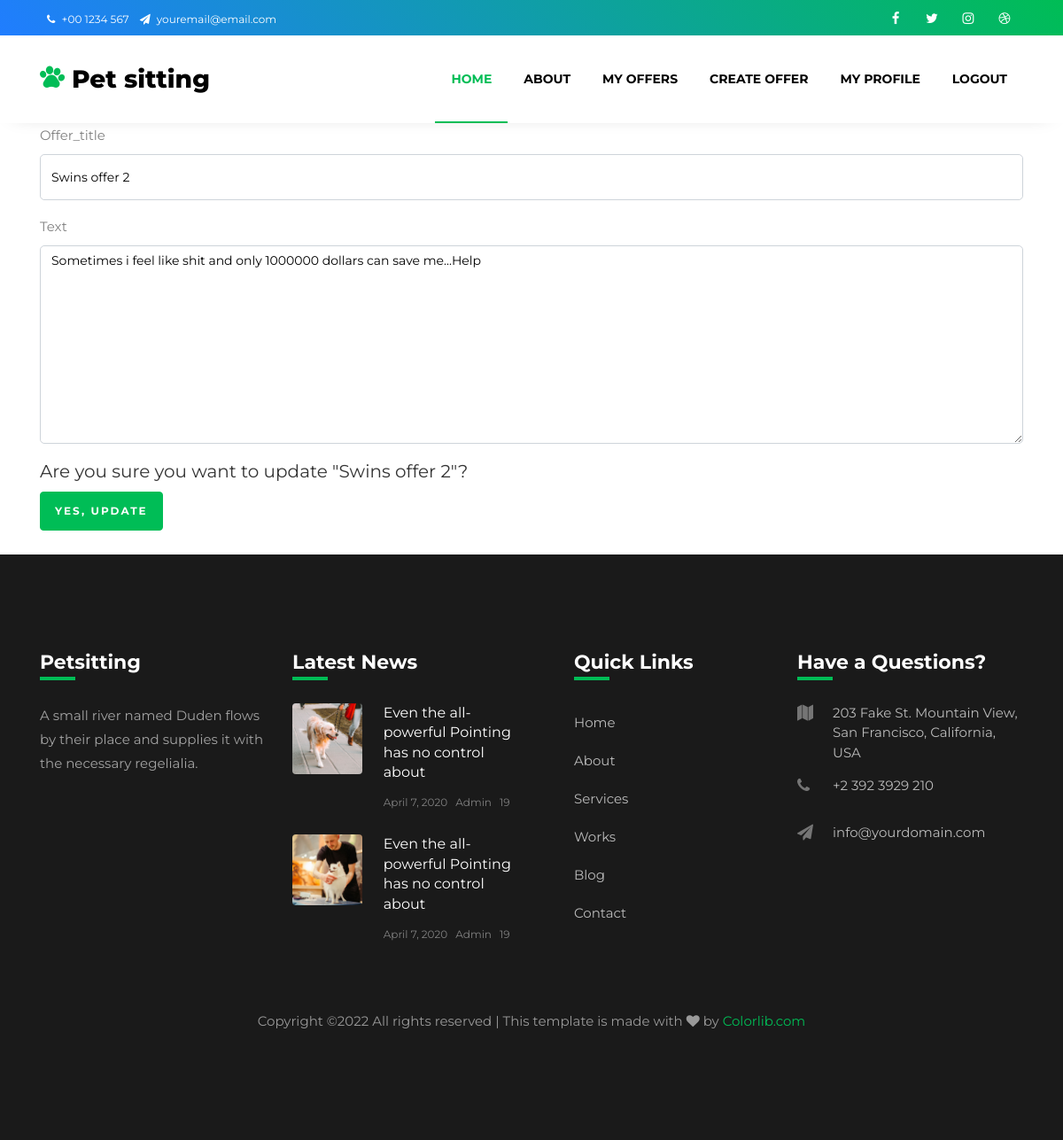
Page /my_offers/3/update/ (signed in) on the committed database.
### app/models.py (models this page shows, shortened)
class Offer(models.Model):
    title = models.CharField(verbose_name='offer_title', max_length=30)
    author = models.ForeignKey(get_user_model(), on_delete=models.CASCADE)
    text = models.TextField()
    def __str__(self):
        return self.title

### app/views.py (the view, shortened to what this page needs)
# urls.py: path('my_offers/<int:pk>/update/', UpdateOffer.as_view(), name='update'),
class UpdateOffer(LoginRequiredMixin, SuccessMessageMixin, UpdateView):
    model = Offer
    form_class = OfferForm
    template_name = 'offers/update_offer.html'
    success_message = 'Offer successfully updated'

### app/forms.py
class OfferForm(ModelForm):
    class Meta:
        model = Offer
        fields = [
            'title',
            'text',
        ]

### templates/offers/update_offer.html (shortened to what this page needs)
{% extends 'index.html' %}
{% load bootstrap4 %}
{% load i18n %}
{% block content %}
<form method="post">{% csrf_token %}
    {% bootstrap_form form %}
    <h5>{% trans 'Are you sure you want to update' %} "{{ object }}"?</h5>
    <input class="btn btn-primary" type="submit" value="{% trans 'Yes, update' %}">
</form>
{% endblock %}

### rows in the picture
Offer: title "Swins offer 2", text "Sometimes i feel like shit and only 1000000 dollars can save me...Help"
